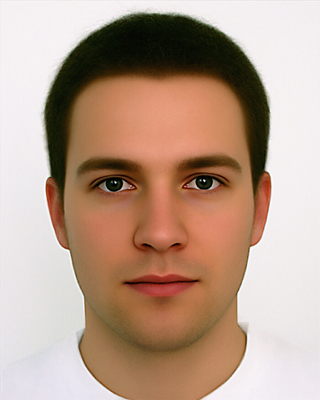
#> input picture Assignments/Assignment-3/Q3-faces/face4.jpg, 320 x 400 px, found by its file name
$ python skin_color_thresholding.py
#> lines starting #> are read from the running program, lines starting #| are printed output that depends on the picture; after the words box and inside, x2 and y2 are one past the last pixel; in counts of white or black regions, pixels touching at a corner belong together
import cv2
import numpy as np
from copy import deepcopy

# ref: https://github.com/WillBrennan/SkinDetector/tree/master/skin_detector


class SkinThresholding:
    def __init__(self, rgb, ycrcb, hsv):
        self.img_rgb = rgb
        self.img_ycrcb = ycrcb
        self.img_hsv = hsv
        self.height = rgb.shape[0]
        self.width = rgb.shape[1]
        self.thresh = 0.5

        print(type(self.img_rgb[0][0][1]))
        print("RGB SHAPE", rgb.shape, ycrcb.shape, hsv.shape)

    def rgb_mask(self, rgb):
        lower_thresh = np.array([45, 52, 108], dtype=np.uint8)
        upper_thresh = np.array([255, 255, 255], dtype=np.uint8)

        mask_a = cv2.inRange(rgb, lower_thresh, upper_thresh)
        mask_b = 255 * ((rgb[:, :, 2] - rgb[:, :, 1]) / 20)
        mask_c = 255 * ((np.max(rgb, axis=2) - np.min(rgb, axis=2)) / 20)
        mask_d = np.bitwise_and(np.uint64(mask_a), np.uint64(mask_b))
        mask_rgb = np.bitwise_and(np.uint64(mask_c), np.uint64(mask_d))

        mask_rgb[mask_rgb < 128] = 0
        mask_rgb[mask_rgb >= 128] = 1

        return mask_rgb.astype(float)

    def ycrcb_mask(self, ycrcb):
        lower_thresh = np.array([90, 100, 130], dtype=np.uint8)
        upper_thresh = np.array([230, 120, 180], dtype=np.uint8)
        mask_ycrcb = cv2.inRange(ycrcb, lower_thresh, upper_thresh)

        mask_ycrcb[mask_ycrcb < 128] = 0
        mask_ycrcb[mask_ycrcb >= 128] = 1

        return mask_ycrcb.astype(float)

    def hsv_mask(self, hsv):
        lower_thresh = np.array([0, 50, 0], dtype=np.uint8)
        upper_thresh = np.array([120, 150, 255], dtype=np.uint8)
        mask_hsv = cv2.inRange(hsv, lower_thresh, upper_thresh)

        mask_hsv[mask_hsv < 128] = 0
        mask_hsv[mask_hsv >= 128] = 1
        return mask_hsv.astype(float)

    def get_res(self):
        return self.img_rgb

    def sk_threshold(self):
        mask_hsv = self.hsv_mask(self.img_hsv)
        mask_rgb = self.rgb_mask(self.img_rgb)
        mask_ycrcb = self.ycrcb_mask(self.img_ycrcb)

        n_masks = 3.0
        mask = (mask_hsv + mask_rgb + mask_ycrcb) / n_masks

        mask[mask < self.thresh] = 0.0
        mask[mask >= self.thresh] = 255.0

        mask = mask.astype(np.uint8)
        return mask


if __name__ == '__main__':
    # image = '/home/kshitij/Documents/Computer Vision/Assignments/Assignment-3/Q3-faces/face1.jpg'
    # image = '/home/kshitij/Documents/Computer Vision/Assignments/Assignment-3/Q3-faces/face2.jpg'
    # image = '/home/kshitij/Documents/Computer Vision/Assignments/Assignment-3/Q3-faces/face3.jpg'
    image = '/home/kshitij/Documents/Computer Vision/Assignments/Assignment-3/Q3-faces/face4.jpg'
    rgb = cv2.imread(image, cv2.COLOR_BGR2RGB)
#> rgb is the input picture: shape (400, 320, 3); mean B, G, R 140.9, 158, 184.4
    rgb = cv2.medianBlur(rgb, ksize=3)
    ycrcb = cv2.cvtColor(rgb, cv2.COLOR_RGB2YCR_CB)
#> ycrcb: shape (400, 320, 3); mean of channels 0, 1, 2 156, 117.3, 144.1
    hsv = cv2.cvtColor(rgb, cv2.COLOR_RGB2HSV)
#> hsv: shape (400, 320, 3); mean H, S, V 114.4, 85.2, 185.1
    rgb = cv2.resize(rgb, (0, 0), fx=0.5, fy=0.5)
#> rgb: shape (200, 160, 3)
    ycrcb = cv2.resize(ycrcb, (0, 0), fx=0.5, fy=0.5)
#> ycrcb: shape (200, 160, 3); mean of channels 0, 1, 2 156.1, 117.4, 144.2
    hsv = cv2.resize(hsv, (0, 0), fx=0.5, fy=0.5)
#> hsv: shape (200, 160, 3); mean H, S, V 114.6, 85.3, 185.2
    lower = np.array([0, 48, 80], dtype="uint8")
    upper = np.array([20, 255, 255], dtype="uint8")
    skinMask = cv2.inRange(hsv, lower, upper)
#> skinMask: shape (200, 160); every value is 0
    sk_thres = SkinThresholding(deepcopy(rgb), deepcopy(ycrcb), deepcopy(hsv))
#| <class 'numpy.uint8'>
#| RGB SHAPE (200, 160, 3) (200, 160, 3) (200, 160, 3)
    res = sk_thres.sk_threshold()
#> in hsv_mask, `mask_hsv = cv2.inRange(hsv, lower_thresh, upper_thresh)`:
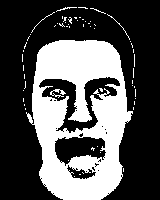
#> mask_hsv: shape (200, 160); 33.4% white; 61 white regions (56 under 20 px), largest, box (x1, y1, x2, y2) and area: (26, 40, 133, 200) 10324, (50, 89, 66, 98) 59, (107, 14, 130, 40) 30, (56, 7, 77, 12) 27, (31, 12, 55, 33) 26
#> in rgb_mask, `mask_a = cv2.inRange(rgb, lower_thresh, upper_thresh)`:
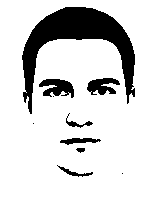
#> mask_a: shape (200, 160); 84.1% white; 10 black regions (3 under 20 px), largest, box (x1, y1, x2, y2) and area: (22, 7, 135, 114) 3910, (39, 79, 74, 98) 422, (87, 78, 120, 95) 356
#> in rgb_mask, `mask_b = 255 * ((rgb[:, :, 2] - rgb[:, :, 1]) / 20)`:
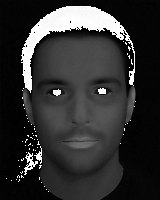
#> mask_b: shape (200, 160) float64; min 0, max 3251.2, mean 627.4; drawn with min black and max white
#> in rgb_mask, `mask_d = np.bitwise_and(np.uint64(mask_a), np.uint64(mask_b))`:
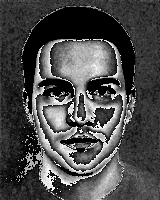
#> mask_d: shape (200, 160) uint64; min 0, max 255, mean 74.1
#> in rgb_mask, `mask_rgb[mask_rgb < 128] = 0`: mask_rgb: shape (200, 160) uint64; 78 distinct labels, from 0 to 253
#> in rgb_mask, `mask_rgb[mask_rgb >= 128] = 1`:
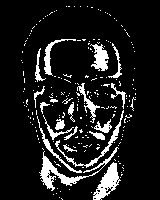
#> mask_rgb: shape (200, 160) uint64; values 0 (black) and 1 (white), 11.6% white; 216 white regions (195 under 20 px), largest, box (x1, y1, x2, y2) and area: (39, 147, 119, 191) 615, (93, 162, 121, 200) 469, (55, 110, 124, 168) 315
#> in ycrcb_mask, `mask_ycrcb = cv2.inRange(ycrcb, lower_thresh, upper_thresh)`: mask_ycrcb: shape (200, 160); 35.5% white; 38 white regions (37 under 20 px), largest, box (x1, y1, x2, y2) and area: (26, 39, 135, 200) 11225
#> in sk_threshold, `mask[mask < self.thresh] = 0.0`:
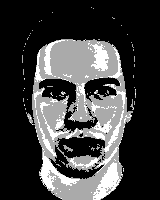
#> mask: shape (200, 160) float64; min 0, max 1, mean 0.25
#> in sk_threshold, `mask[mask >= self.thresh] = 255.0`:
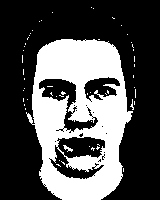
#> mask: shape (200, 160) float64; 33% white; 55 white regions (53 under 20 px), largest, box (x1, y1, x2, y2) and area: (26, 39, 133, 200) 10350, (63, 145, 73, 152) 31
    cv2.imwrite('skin_4.jpg', res)
    cv2.imshow('orig', rgb)
    cv2.imshow('res', res)
    cv2.waitKey(0)
    cv2.destroyAllWindows()

$ run again, with Assignments/Assignment-3/Q3-faces/face1.jpg copied over Assignments/Assignment-3/Q3-faces/face4.jpg
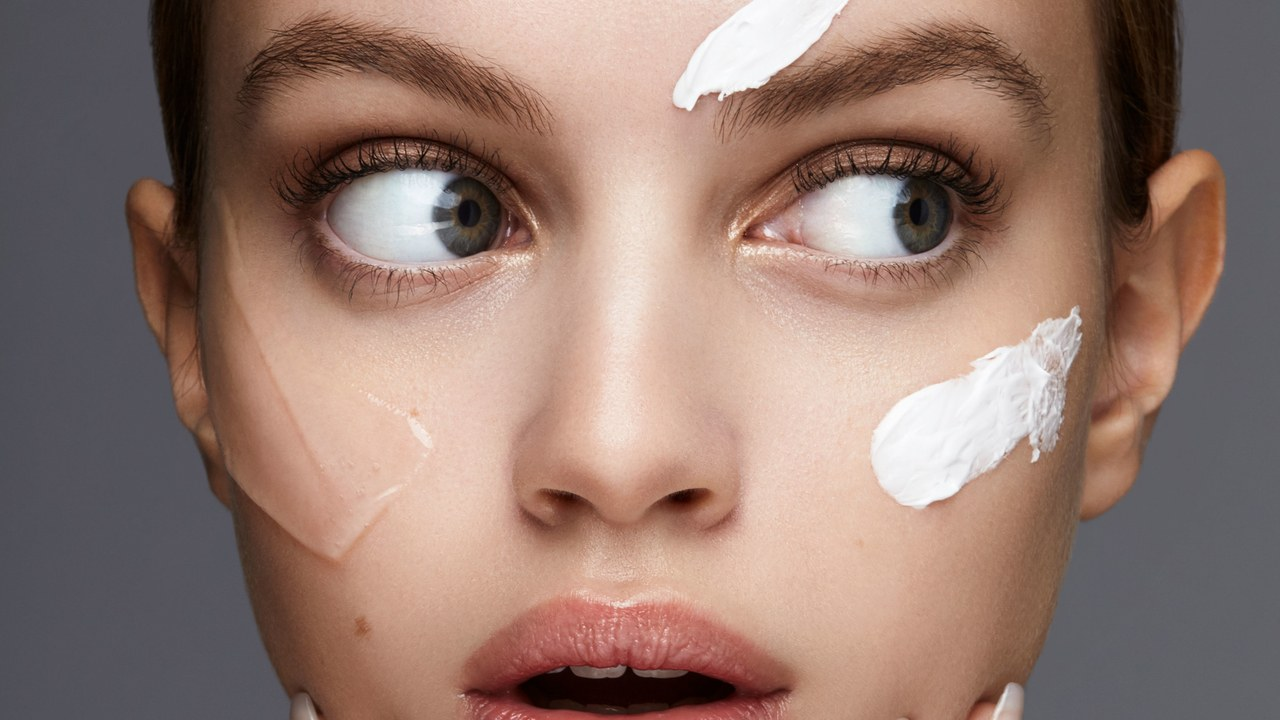
#> input picture Assignments/Assignment-3/Q3-faces/face1.jpg, 1280 x 720 px, found by its file name
#> rgb is the input picture: shape (720, 1280, 3); mean B, G, R 111.9, 122, 148.3
#> `skinMask = cv2.inRange(hsv, lower, upper)`:
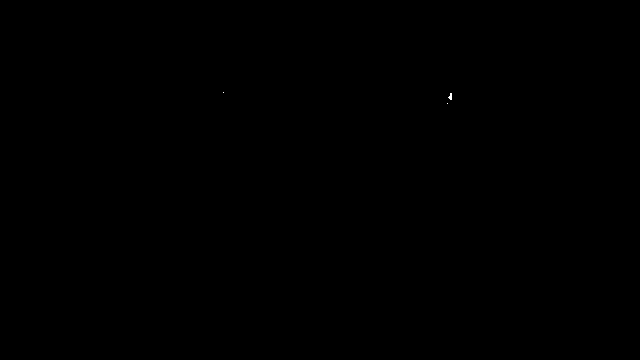
#> skinMask: shape (360, 640); 0.01% white in thin lines or dots, all inside (x1, y1, x2, y2) = (223, 92, 452, 104)
#| <class 'numpy.uint8'>
#| RGB SHAPE (360, 640, 3) (360, 640, 3) (360, 640, 3)
#> mask_a: shape (360, 640); 61.8% white; 69 black regions (52 under 20 px), largest, box (x1, y1, x2, y2) and area: (0, 0, 273, 360) 50114, (510, 0, 640, 360) 29201, (377, 66, 504, 127) 3223
#> in sk_threshold, `mask[mask >= self.thresh] = 255.0`:
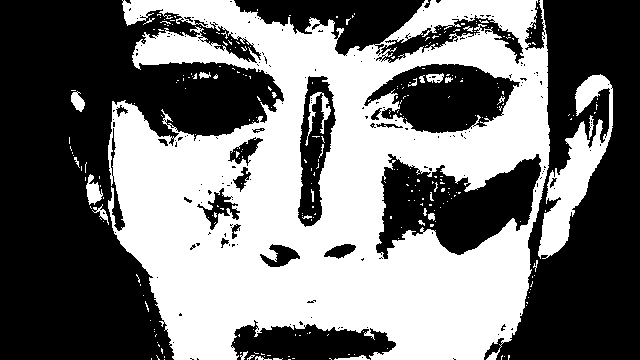
#> mask: shape (360, 640) float64; 46.1% white; 287 white regions (260 under 20 px), largest, box (x1, y1, x2, y2) and area: (108, 0, 550, 360) 98678, (538, 74, 613, 259) 4786, (305, 92, 331, 146) 373

$ run again, with Assignments/Assignment-3/Q3-faces/face3.jpg copied over Assignments/Assignment-3/Q3-faces/face4.jpg
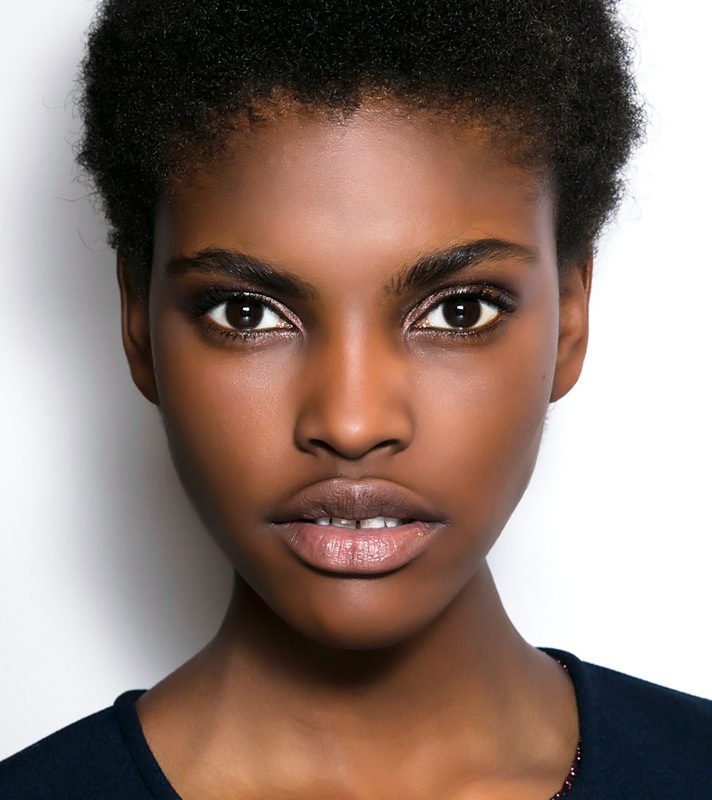
#> input picture Assignments/Assignment-3/Q3-faces/face3.jpg, 712 x 800 px, found by its file name
#> rgb is the input picture: shape (800, 712, 3); mean B, G, R 113.6, 122.1, 142.3
#> skinMask: shape (400, 356); 0.07% white in thin lines or dots, all inside (x1, y1, x2, y2) = (0, 158, 356, 381)
#| <class 'numpy.uint8'>
#| RGB SHAPE (400, 356, 3) (400, 356, 3) (400, 356, 3)
#> mask_a: shape (400, 356); 64.9% white; 14 black regions (10 under 20 px), largest, box (x1, y1, x2, y2) and area: (0, 0, 320, 400) 43072, (269, 324, 356, 400) 4373, (193, 119, 265, 173) 1949, (147, 195, 204, 231) 500
#> in sk_threshold, `mask[mask >= self.thresh] = 255.0`:
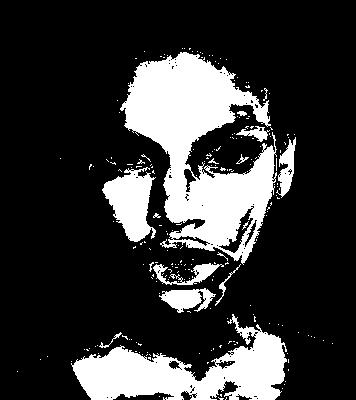
#> mask: shape (400, 356) float64; 21.3% white; 219 white regions (205 under 20 px), largest, box (x1, y1, x2, y2) and area: (120, 52, 277, 265) 16225, (71, 314, 287, 400) 8750, (102, 167, 156, 242) 2364
